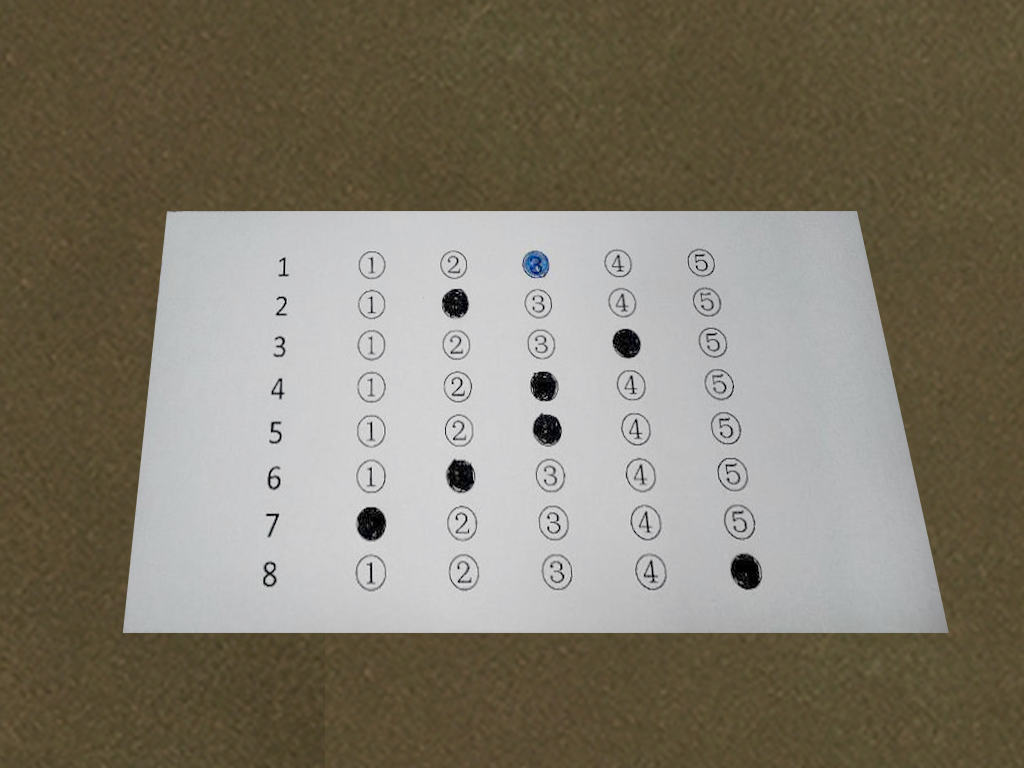
#> input picture OpenCV Practice/Auto-grading with OpenCV/test.png, 1024 x 768 px
$ jupyter execute Auto-grading.ipynb
#> lines starting #> are read from the running program, lines starting #| are printed output that depends on the picture; after the words box and inside, x2 and y2 are one past the last pixel; in counts of white or black regions, pixels touching at a corner belong together
[cell 1]
import cv2
import math
import random
import numpy as np

[cell 2]
def drawText(image, txt):
    font = cv2.FONT_HERSHEY_SIMPLEX
    org = (50, 50)
    fontScale = 1
    color = (255, 0, 0) # in BGR
    thickness = 2
    image = cv2.putText(image, txt, org, font, fontScale, color, thickness, cv2. LINE_AA)

[cell 3]
def distance(p1, p2):
    dist = math.sqrt((p1[0] - p2[0]) ** 2 + (p1[1] - p2[1]) ** 2)
    return dist

[cell 4]
def sort_contours(cnts, method = 'left_to_right'):
    reverse = False
    i = 0
    if method == 'right_to_left' or method == 'bottom_to_top':
        reverse = True

    # handle the y-coordinate
    if method == 'top_to_bottom' or method == 'bottom_to_top':
        i = 1

    # construct the list of bounding boxes and sort them from top to bottom
    boundingBoxes = [cv2.boundingRect(c) for c in cnts]

    cnts = [cnts for cnts, boundingBoxes in sorted(zip(cnts, boundingBoxes), key = lambda b:b[1][i], reverse = reverse)]

    return cnts

[cell 5]
def order_points(pts):
    rect = np.zeros((4,2), dtype = 'float32')

    s = np.sum(pts, axis = 1)
    rect[0] = pts[np.argmin(s)]
    rect[2] = pts[np.argmax(s)]

    diff = np.diff(pts, axis = 1)
    rect[1] = pts[np.argmin(diff)]
    rect[3] = pts[np.argmax(diff)]

    return rect

[cell 6]
def four_points_transform(image, pts):
    rect = order_points(pts)
    (tl, tr, br, bl) = rect

    widthA = np.sqrt(((br[0] - bl[0]) ** 2) + ((br[1] - bl[1]) ** 2))
    widthB = np.sqrt(((tr[0] - tl[0]) ** 2) + ((tr[1] - tl[1]) ** 2))
    width = max(int(widthA), int(widthB))

    heightA = np.sqrt(((tr[0] - br[0]) ** 2) + ((tr[1] - br[1]) ** 2))
    heightB = np.sqrt(((tl[0] - bl[0]) ** 2) + ((tl[1] - bl[1]) ** 2))
    height = max(int(heightA), int(heightB))
    dst = np.array([[0,0],
                   [width-1, 0],
                   [width-1, height-1],
                   [0, height-1]], dtype = 'float32')

    m = cv2.getPerspectiveTransform(rect, dst)
    warped = cv2.warpPerspective(image, m, (width, height))

    return warped

[cell 7]
def find_corner_by_rotated_rect(box, approx):
    corner = []
    for p_box in box:
        min_dist = 999999999
        min_p = None
        for p in approx:
            dist = distance(p_box, p[0])
            if dist < min_dist:
                min_dist = dist
                min_p = p[0]
        corner.append(min_p)
    corner = np.array(corner)
    return corner

[cell 8]
# 1. Load image
image = cv2.imread('test.png')
#> image is the input picture: shape (768, 1024, 3); mean B, G, R 107.7, 122.5, 129
gray = cv2.cvtColor(image, cv2.COLOR_BGR2GRAY)
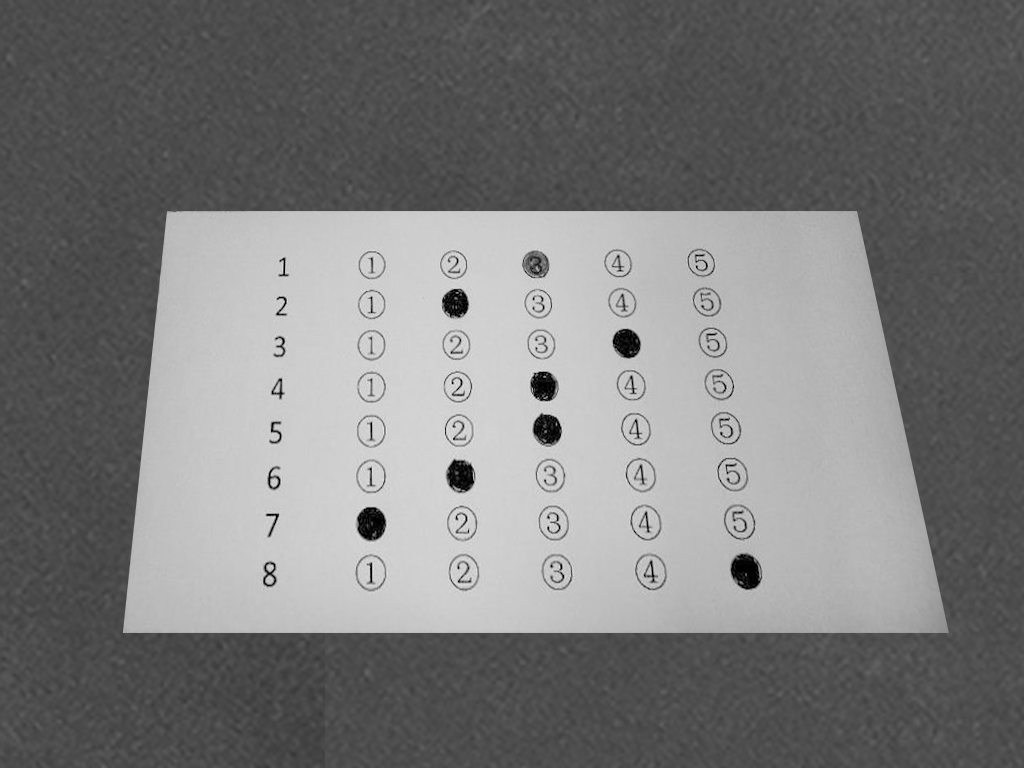
#> gray: shape (768, 1024); min 0, max 240, mean 122.7
blurred = cv2.GaussianBlur(gray, (5, 5), 0)

[cell 9]
# 2. Threshold
thresh = cv2.adaptiveThreshold(blurred, 255, cv2.ADAPTIVE_THRESH_GAUSSIAN_C, cv2.THRESH_BINARY_INV, 31, 3)
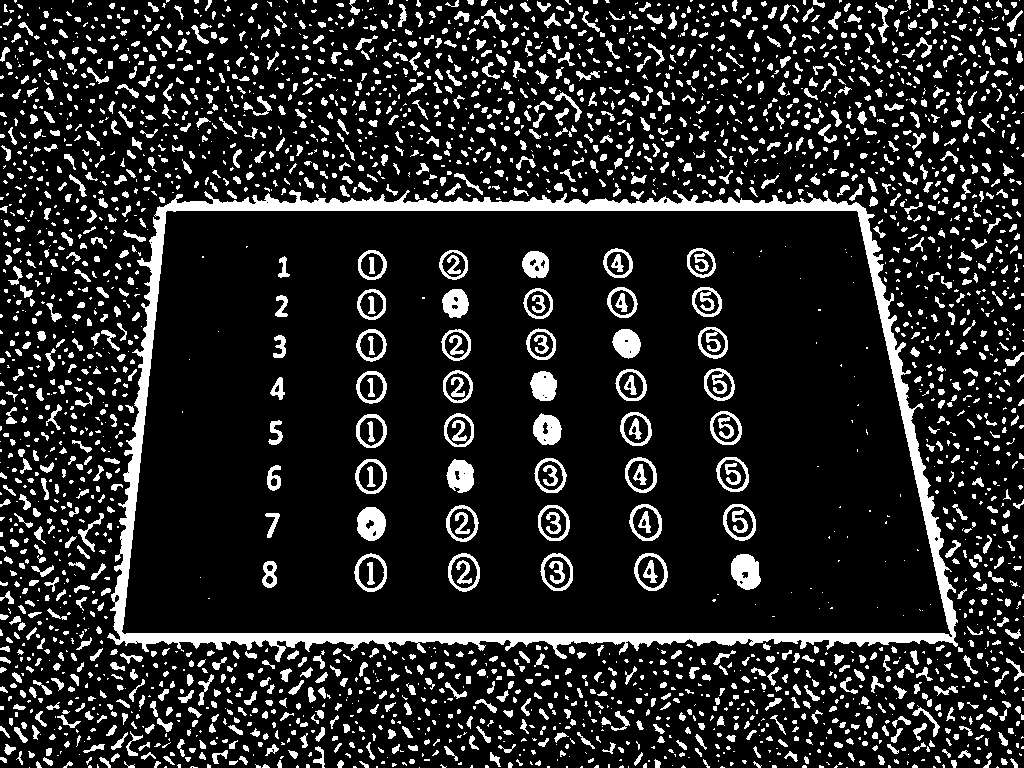
#> thresh: shape (768, 1024); 15.1% white; 3043 white regions (1558 under 20 px)
cv2.imshow('2. Threshold', thresh)
cv2.imwrite('Step 2.jpg', thresh)
cv2.waitKey()

[cell 10]
# 3. Find the outer frame
contours, hierarchy = cv2.findContours(thresh, cv2.RETR_LIST, cv2.CHAIN_APPROX_SIMPLE)
#> contours = 3134 contours, 2110 with area under 20; largest, box (x1, y1, x2, y2) and area: (107, 190, 958, 662) 344118, (121, 210, 953, 638) 321139, (634, 553, 668, 591) 960, (354, 553, 387, 592) 946, (540, 553, 573, 591) 936
contours = sorted(contours, key=lambda x: cv2.contourArea(x),reverse=True)
approx = cv2.approxPolyDP(contours[1], 0.01 * cv2.arcLength(contours[1], True), True)
#> approx = [[165, 212], [856, 210], [952, 636], [124, 634]]
rect = cv2.minAreaRect(contours[1])
#> rect = ((537.3, 422.2), (426.7, 831), -89.79)
box = cv2.boxPoints(rect)
#> box = [[952, 637], [121, 634], [122.5, 207.3], [953.5, 210.4]]

[cell 11]
# 4. Realize transform
corner = find_corner_by_rotated_rect(box,approx)
#> the loop in find_corner_by_rotated_rect, `for p_box in box:` made 4 passes
#> p_box on passes 1 to 4: [952, 637], [121, 634], [122.5, 207.3], [953.5, 210.4]
#> after the loop in find_corner_by_rotated_rect, `for p_box in box:`: corner = [[952, 636], [124, 634], [165, 212], [856, 210]]
#> corner = [[952, 636], [124, 634], [165, 212], [856, 210]]
image = four_points_transform(image,corner)
#> in order_points, `s = np.sum(pts, axis = 1)`: s = [1588, 758, 377, 1066]
#> in order_points, `diff = np.diff(pts, axis = 1)`: diff = [-316, 510, 47, -646]
#> in four_points_transform, `rect = order_points(pts)`: rect = [[165, 212], [856, 210], [952, 636], [124, 634]]
#> in four_points_transform, `(tl, tr, br, bl) = rect`: tl = [165, 212]; tr = [856, 210]; br = [952, 636]; bl = [124, 634]
#> in four_points_transform, `widthA = np.sqrt(((br[0] - bl[0]) ** 2) + ((br[1] - bl[1]) ** 2))`: widthA = 828
#> in four_points_transform, `widthB = np.sqrt(((tr[0] - tl[0]) ** 2) + ((tr[1] - tl[1]) ** 2))`: widthB = 691
#> in four_points_transform, `width = max(int(widthA), int(widthB))`: width = 828
#> in four_points_transform, `heightA = np.sqrt(((tr[0] - br[0]) ** 2) + ((tr[1] - br[1]) ** 2))`: heightA = 436.7
#> in four_points_transform, `heightB = np.sqrt(((tl[0] - bl[0]) ** 2) + ((tl[1] - bl[1]) ** 2))`: heightB = 424
#> in four_points_transform, `height = max(int(heightA), int(heightB))`: height = 436
#> in four_points_transform, `dst = np.array([[0,0], [width-1, 0], [width-1, height-1], [0, height-1..`: dst = [[0, 0], [827, 0], [827, 435], [0, 435]]
#> in four_points_transform, `m = cv2.getPerspectiveTransform(rect, dst)`: m = [[1.34, 0.131, -249.4], [0.00398, 1.37, -291.8], [1.55e-05, 0.000521, 1]]
#> in four_points_transform, `warped = cv2.warpPerspective(image, m, (width, height))`:
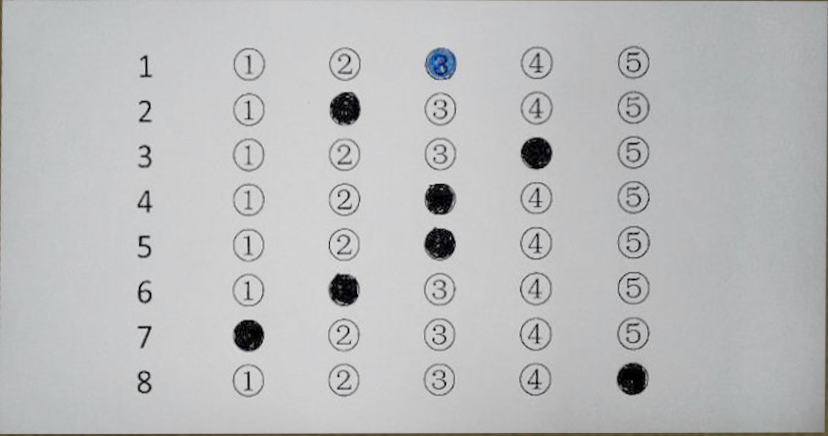
#> warped: shape (436, 828, 3); mean B, G, R 189, 188, 187.3
wrap = four_points_transform(thresh,corner)
#> in four_points_transform (call 2), `warped = cv2.warpPerspective(image, m, (width, height))`:
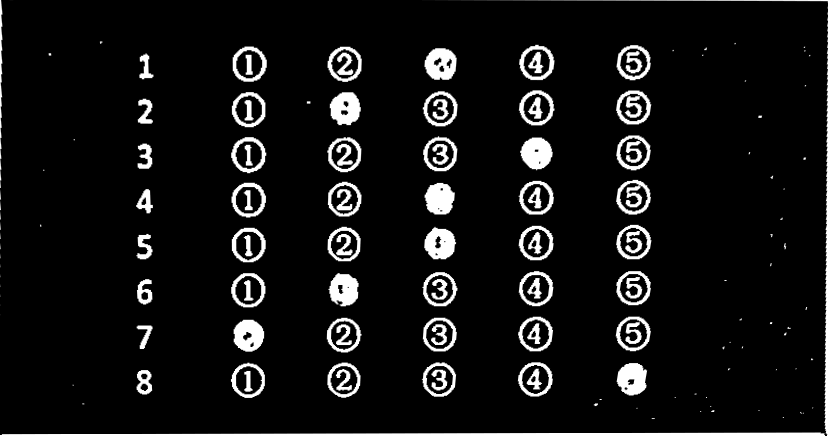
#> warped: shape (436, 828); min 0, max 255, mean 19.2
cv2.imshow('After step 4', wrap)
cv2.imwrite('Step 4.jpg', wrap)
cv2.waitKey()

[cell 12]
# 5. Find the ticks
contours, _ = cv2.findContours(wrap, cv2.RETR_EXTERNAL, cv2.CHAIN_APPROX_SIMPLE)
#> contours = 120 contours, 69 with area under 20; largest, box (x1, y1, x2, y2) and area: (0, 33, 828, 436) 2250, (518, 90, 555, 126) 986, (615, 224, 652, 260) 982, (518, 225, 554, 261) 980, (232, 46, 267, 82) 980
tickcontours = []

for c in contours:
    (x, y, w, h) = cv2.boundingRect(c)
    ar = w/float(h)
    if w >= 30 and h >= 30 and 0.8 <= ar <= 1.2:
        tickcontours.append(c)
#> this loop made 120 passes
#> (x, y, w, h, ar) on passes 3, 10, 13, 17, 20, 21, 22, 23, 24, 25, 26, 27: (800, 411, 5, 3, 1.67), (593, 403, 5, 4, 1.25), (706, 397, 1, 1, 1), (136, 370, 17, 25, 0.68), (727, 368, 4, 3, 1.33), (616, 363, 32, 33, 0.97), (517, 362, 36, 35, 1.03), (421, 362, 36, 35, 1.03), (327, 362, 34, 36, 0.944), (230, 362, 35, 36, 0.972), (810, 358, 4, 3, 1.33), (741, 346, 3, 3, 1)
#> (c, x, y, w, h, ar) on passes 1, 2, 4, 5, 6, 7: ([[651, 418], [651, 419], [654, 419], [654, 418]], 651, 418, 4, 2, 2), ([[782, 417], [783, 417]], 782, 417, 2, 1, 2), ([[700, 411], [701, 411]], 700, 411, 2, 1, 2), ([[758, 410], [759, 410]], 758, 410, 2, 1, 2), ([[712, 410], [711, 411], [714, 411], [714, 410]], 711, 410, 4, 2, 2), ([[812, 407], [812, 408], [813, 408], [813, 407]], 812, 407, 2, 2, 1)
#> after the loop, tickcontours = 40 contours; largest, box (x1, y1, x2, y2) and area: (518, 90, 555, 126) 986, (615, 224, 652, 260) 982, (518, 225, 554, 261) 980, (232, 46, 267, 82) 980, (231, 227, 266, 263) 978

[cell 13]
# 6. Compare with answers
right_answers = {0:1, 1:4, 2:0, 3:3, 4:1, 5:1, 6:0, 7:4}

tickcontours = sort_contours(tickcontours, method='top_to_bottom')
#> in sort_contours, `boundingBoxes = [cv2.boundingRect(c) for c in cnts]`: boundingBoxes = 40 items, first 6: (616, 363, 32, 33), (517, 362, 36, 35), (421, 362, 36, 35), (327, 362, 34, 36), (230, 362, 35, 36), (233, 319, 32, 33)
#> in sort_contours, `cnts = [cnts for cnts, boundingBoxes in sorted(zip(cnts, boundingBoxes..`: cnts = 40 contours; largest, box (x1, y1, x2, y2) and area: (518, 90, 555, 126) 986, (615, 224, 652, 260) 982, (518, 225, 554, 261) 980, (232, 46, 267, 82) 980, (519, 44, 555, 81) 978
#> tickcontours has the same summary as cnts in sort_contours

correct = 0

for (q, i) in enumerate(np.arange(0, len(tickcontours), 5)):
    color = (random.randint(0, 255), random.randint(0, 255), random.randint(0 , 255))
    cnts = sort_contours(tickcontours[i:i + 5])
    #cv2.drawContours(image, cnts, -1, color, 3)
    choice = (0,0)
    total = 0

    for (j, c) in enumerate(cnts):
        # Create a mask to see the colored level of the contour
        mask = np.zeros(wrap.shape, dtype="uint8")
        cv2.drawContours(mask, [c], -1, 255, -1)
        mask = cv2.bitwise_and(wrap, wrap, mask=mask)
        total = cv2.countNonZero(mask)

        if total > choice[0]:
            choice = (total, j)

    current_right = right_answers[q]

    if current_right == choice[1]:
        color = (0, 255, 0)
        correct += 1
    else:
        color = (0, 0, 255)
    cv2.drawContours(image, [cnts[current_right]], -1, color, 3)
#> this loop made 8 passes
#> current_right on passes 1 to 8: 1, 4, 0, 3, 1, 1, 0, 4
#> image: shape (436, 828, 3)
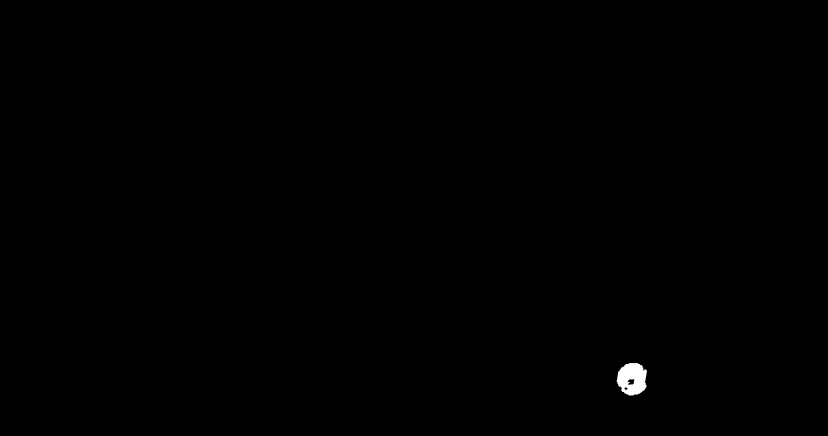
#> mask: shape (436, 828); min 0, max 255, mean 0.5
#> after the loop, correct = 3


drawText(image, 'Correct:' + str(correct))
#> in drawText, `font = cv2.FONT_HERSHEY_SIMPLEX`: font = 0
#> in drawText, `image = cv2.putText(image, txt, org, font, fontScale, color, thickness..`:
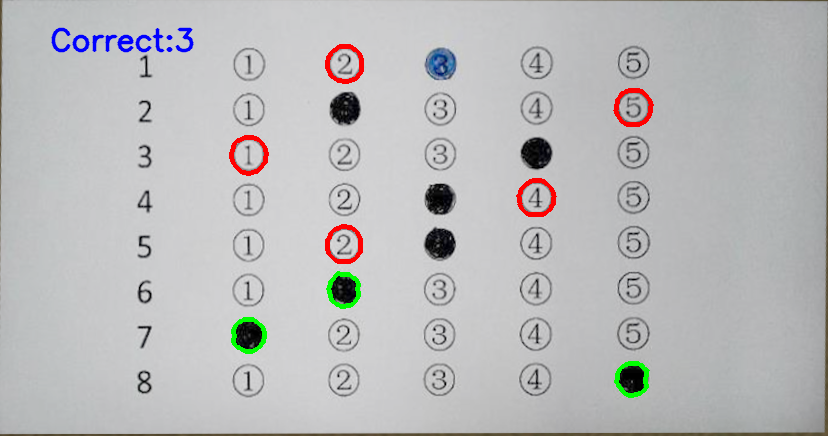
#> image: shape (436, 828, 3); mean B, G, R 187.4, 186.6, 186.7

cv2.imshow('Final', image)
cv2.imwrite('Final.jpg', image)
cv2.waitKey()
#> Out = 27
